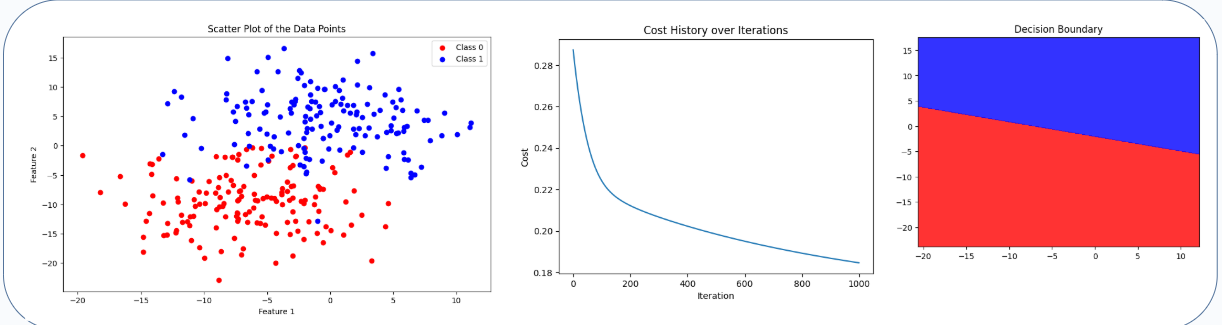

Write the Python code that produced this figure.
#Create Random Data Points
import numpy as np
from sklearn.utils import shuffle
#from sklearn.datasets.samples_generator import make_blobs
from sklearn.datasets import make_blobs

X, Y = make_blobs(n_samples=300, centers=2, n_features=2, cluster_std=5, random_state=11)

def next_batch(X, Y, batch_size):
    for i in np.arange(0, X.shape[0], batch_size):
        yield (X[i:i + batch_size], Y[i:i + batch_size])

print(X.shape)
X = np.hstack((np.ones((X.shape[0], 1)), X)) # stack on the left side (# Adding column of 1's on the left). same as: X = np.c_[np.ones((X.shape[0])), X]
#print(X)
print(X.shape)
X = np.vstack((np.ones((1, X.shape[1])), X)) # stack on top
#print(X)

print(X.shape)

W = np.random.uniform(size=(X.shape[1],))
print(W.shape)

import matplotlib.pyplot as plt

# Scatter plot of the data points
def plot_data(X, Y):
    plt.figure(figsize=(10, 6))
    plt.scatter(X[Y == 0][:, 1], X[Y == 0][:, 2], color='red', label='Class 0')
    plt.scatter(X[Y == 1][:, 1], X[Y == 1][:, 2], color='blue', label='Class 1')
    plt.xlabel('Feature 1')
    plt.ylabel('Feature 2')
    plt.legend()
    plt.title('Scatter Plot of the Data Points')
    plt.show()

plot_data(X[1:], Y)  # Skipping the first row of X which is the additional row of ones


import numpy as np

# Sigmoid function
def sigmoid(z):
    return 1 / (1 + np.exp(-z))

# Logistic regression cost function
def compute_cost(X, Y, W):
    m = len(Y)
    h = sigmoid(X.dot(W))
    epsilon = 1e-5  # To avoid log(0) error
    cost = -(1/m) * np.sum(Y * np.log(h + epsilon) + (1 - Y) * np.log(1 - h + epsilon))
    return cost

# Gradient descent for logistic regression
def gradient_descent(X, Y, W, alpha, num_iters):
    m = len(Y)
    cost_history = []

    for i in range(num_iters):
        gradient = (1/m) * X.T.dot(sigmoid(X.dot(W)) - Y)
        W -= alpha * gradient
        cost = compute_cost(X, Y, W)
        cost_history.append(cost)

    return W, cost_history

# Initializing weights, learning rate and number of iterations
W = np.random.uniform(size=(X.shape[1],))
alpha = 0.01
num_iters = 1000

# Running gradient descent
W, cost_history = gradient_descent(X[1:], Y, W, alpha, num_iters)

# Plotting the cost history
plt.plot(cost_history)
plt.xlabel('Iteration')
plt.ylabel('Cost')
plt.title('Cost History over Iterations')
plt.show()


def plot_decision_boundary(X, Y, W):
    plot_data(X[1:], Y)  # Skipping the first row of X which is the additional row of ones

    x_min, x_max = X[:, 1].min() - 1, X[:, 1].max() + 1
    y_min, y_max = X[:, 2].min() - 1, X[:, 2].max() + 1
    xx, yy = np.meshgrid(np.arange(x_min, x_max, 0.01),
                         np.arange(y_min, y_max, 0.01))
    grid = np.c_[np.ones(xx.ravel().shape[0]), xx.ravel(), yy.ravel()]
    probs = sigmoid(grid.dot(W)).reshape(xx.shape)
    
    plt.contourf(xx, yy, probs, alpha=0.8, levels=[0, 0.5, 1], colors=['red', 'blue'], linestyles=['--'])
    plt.title('Decision Boundary')
    plt.show()

plot_decision_boundary(X, Y, W)

"""
(300, 2)
(300, 3)
(301, 3)
(3,)
"""
